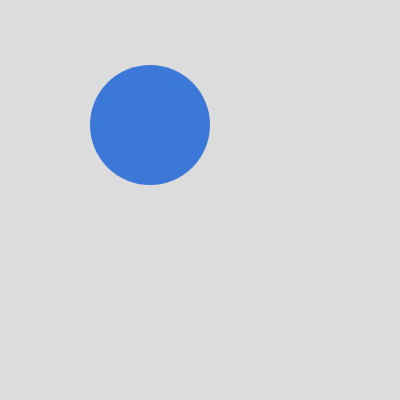
Frame 1 (no input)
Frame 60 (no input): identical to frame 1, image omitted
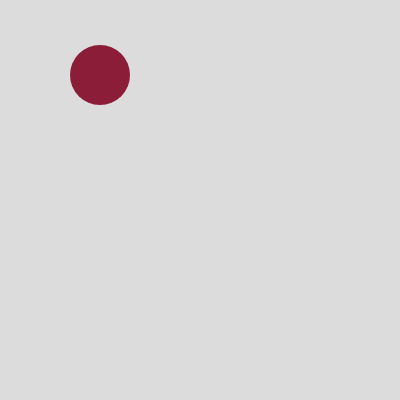
Frame 120 (the mouse pressed at the canvas centre since frame 60)

The p5.js sketch that drew these frames (run headless with seeded random() and noise() and a simulated clock; from frame 60 on, the mouse is pressed at the canvas centre):

// p5.js sketch
// ── sketch.js
// DM2008 — Activity 3a [Guided]
// Array Sampler (25 min)
//
// An array stores a list of values — here it's colors, but it could be
// sizes, positions, or anything else.
// Press any key to cycle through the array one item at a time.
//
// Try these:
// - Replace the colors with your own values (sizes, positions, text).
// - Use mousePressed() instead of keyPressed().
// - Use push() to add new items or splice() to remove them.
// - Loop through the whole array to draw all items at once.
//
// Stretch: visualize all items in the array simultaneously instead of one at a time.

let palette = ["#b5b7e8", "#8c1d38", "#3c78d8", "#ffeb3b", "#f76402", "#09fb39"];
let size = [10, 60, 120, 170, 230, 500];
let crawl = [50, 100, 150, 200, 250, 300];
let run = [25, 75, 125, 175, 225, 275];
let currentIndex = 2;

function setup() {
  createCanvas(400, 400);
  let picked = random(palette);
  noStroke();
}

function draw() {
  background(220);

  // Draw the ellipse using the current color in the array
  fill(palette[currentIndex]);
  ellipse(crawl[currentIndex], run[currentIndex], size[currentIndex]);

  // Wrap back to the start when we reach the end
  if (currentIndex >= palette.length) {
    currentIndex = 0;
  }

  console.log("Current index:", currentIndex, "→", palette[currentIndex]);
}

// Advance to the next color each time a key is pressed
function keyPressed() {
  currentIndex++; // shorthand for currentIndex += 1

}

function mousePressed() {
  currentIndex = round(random(palette.length - 1));
}
